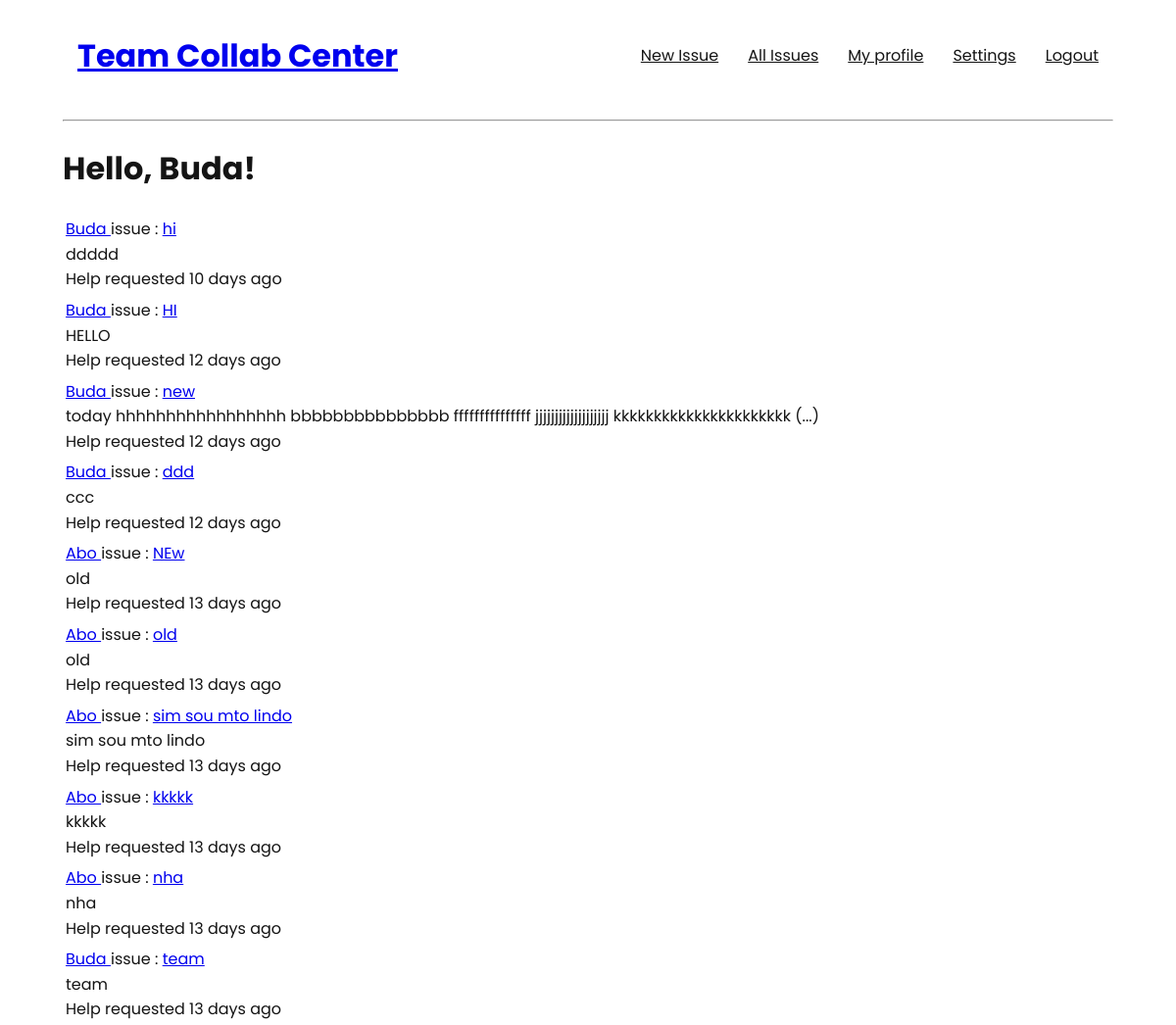
Page /index (signed in) on the committed database.
### app/models.py (models this page shows, shortened)
class User(UserMixin, db.Model):
    __tablename__='users'
    id = db.Column(db.Integer, primary_key=True)
    username = db.Column(db.String(64), index=True, unique=True)
    email = db.Column(db.String(120), index=True, unique=True)
    password_hash = db.Column(db.String(128))
    posts = db.relationship('Post', backref='author', lazy='dynamic')
    position_id = db.Column(db.Integer, db.ForeignKey('position.id'))
    about_me = db.Column(db.String(240))
    last_seen = db.Column(db.DateTime, default=datetime.utcnow)
    team_id = db.Column(db.Integer, db.ForeignKey('teams.id'))
    comments = db.relationship('Comment', backref='comment_author', lazy='dynamic')
    def team_posts(self):
        created = Post.query.filter_by(team_id=self.team_id)
        return created.order_by(Post.timestamp.desc())

class Post(db.Model):
    __tablename__='posts'
    id = db.Column(db.Integer, primary_key=True)
    title = db.Column(db.String(64))
    description = db.Column(db.String(1000))
    timestamp = db.Column(db.DateTime, index=True, default=datetime.utcnow)
    user_id = db.Column(db.Integer, db.ForeignKey('users.id'))
    team_id = db.Column(db.Integer, db.ForeignKey('teams.id'))
    comments = db.relationship('Comment', backref='comment_ticket', lazy='dynamic')

### app/routes.py (the view)
@app.route('/', methods=['GET', 'POST'])
@app.route('/index', methods=['GET', 'POST'])
@login_required
def index():
    page = request.args.get('page', 1, type=int)
    posts = current_user.team_posts().paginate(
        page, app.config['POSTS_PER_PAGE'], False)
    next_url = url_for('index', page=posts.next_num) \
        if posts.has_next else None
    prev_url = url_for('index', page=posts.prev_num) \
        if posts.has_prev else None
    return render_template('index.html', title='Home', posts=posts.items, next_url=next_url,
                           prev_url=prev_url)

### app/models.py (called while the page is built)
@login.user_loader
def load_user(id):
    return User.query.get(int(id))

### app/routes.py (called while the page is built)
@app.before_request
def before_request():
    if current_user.is_authenticated:
        current_user.last_seen = datetime.utcnow()
        db.session.commit()

### app/templates/index.html (shortened to what this page needs)
{% extends "base.html" %}
{% block content %}
    <h1>Hello, {{ current_user.username }}!</h1>
    {% for post in posts %}
        {% include '_post.html' %}
    {% endfor %}
{% endblock %}

### app/templates/_post.html
<table>
    <tr valign="top">
        <td>
            <a href="{{ url_for('user', username=post.author.username) }}">
            {{ post.author.username }}
            </a>
            issue : <a href="{{ url_for('post_view', id=post.id) }}">{{ post.title }}</a>
            <br>
            {% if post.description|length < 20 %}
                {{ post.description }}
            {% else %}
                {{ post.description[0:100] }} (...)
            {% endif %}
            <br>
            Help requested {{ moment(post.timestamp).fromNow() }}
        </td>
    </tr>
</table>

### app/static/styles/style.css (style rules this page uses)
* { -webkit-box-sizing: border-box; box-sizing: border-box; }
body { font-family: 'Poppins', sans-serif; line-height: 1.6; margin: 0 4rem; color: #141414; }

### rows in the picture
User: username "Buda"
Post: author.username "Buda", title "hi", description "ddddd", timestamp "10 days ago"
Post: author.username "Buda", title "HI", description "HELLO", timestamp "12 days ago"
Post: author.username "Buda", title "new", description "today hhhhhhhhhhhhhhhhh bbbbbbbbbbbbbbb fffffffffffffff jjjjjjjjjjjjjjjjjjj kkkkkkkkkkkkkkkkkkkkkk", timestamp "12 days ago"
Post: author.username "Buda", title "ddd", description "ccc", timestamp "12 days ago"
Post: author.username "Abo", title "NEw", description "old", timestamp "13 days ago"
Post: author.username "Abo", title "old", description "old", timestamp "13 days ago"
Post: author.username "Abo", title "sim sou mto lindo", description "sim sou mto lindo", timestamp "13 days ago"
Post: author.username "Abo", title "kkkkk", description "kkkkk", timestamp "13 days ago"
Post: author.username "Abo", title "nha", description "nha", timestamp "13 days ago"
Post: author.username "Buda", title "team", description "team", timestamp "13 days ago"
